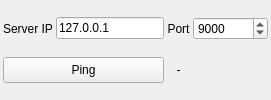
            <widget class="QWidget" name="tabTCP">
             <attribute name="title">
              <string>TCP</string>
             </attribute>
             <layout class="QGridLayout" name="gridLayout" columnstretch="0,1,0,0">
              <property name="leftMargin">
               <number>3</number>
              </property>
              <property name="topMargin">
               <number>3</number>
              </property>
              <property name="rightMargin">
               <number>3</number>
              </property>
              <property name="bottomMargin">
               <number>3</number>
              </property>
              <property name="spacing">
               <number>3</number>
              </property>
              <item row="1" column="3">
               <widget class="QSpinBox" name="sbPort">
                <property name="sizePolicy">
                 <sizepolicy hsizetype="Minimum" vsizetype="Fixed">
                  <horstretch>0</horstretch>
                  <verstretch>0</verstretch>
                 </sizepolicy>
                </property>
                <property name="minimumSize">
                 <size>
                  <width>75</width>
                  <height>20</height>
                 </size>
                </property>
                <property name="toolTip">
                 <string extracomment="Порт сервера">Server port</string>
                </property>
                <property name="styleSheet">
                 <string notr="true"/>
                </property>
                <property name="maximum">
                 <number>99999</number>
                </property>
                <property name="value">
                 <number>9000</number>
                </property>
               </widget>
              </item>
              <item row="1" column="0">
               <widget class="QLabel" name="label">
                <property name="text">
                 <string extracomment="IP сервера">Server IP</string>
                </property>
                <property name="alignment">
                 <set>Qt::AlignCenter</set>
                </property>
               </widget>
              </item>
              <item row="1" column="1">
               <widget class="QLineEdit" name="leIP">
                <property name="sizePolicy">
                 <sizepolicy hsizetype="Preferred" vsizetype="Fixed">
                  <horstretch>0</horstretch>
                  <verstretch>0</verstretch>
                 </sizepolicy>
                </property>
                <property name="maximumSize">
                 <size>
                  <width>16777215</width>
                  <height>16777215</height>
                 </size>
                </property>
                <property name="toolTip">
                 <string extracomment="Адрес сервера">Server IP</string>
                </property>
                <property name="text">
                 <string notr="true">127.0.0.1</string>
                </property>
               </widget>
              </item>
              <item row="1" column="2">
               <widget class="QLabel" name="label_2">
                <property name="text">
                 <string>Port</string>
                </property>
                <property name="alignment">
                 <set>Qt::AlignCenter</set>
                </property>
               </widget>
              </item>
              <item row="2" column="3">
               <widget class="QLabel" name="imSignal">
                <property name="maximumSize">
                 <size>
                  <width>40</width>
                  <height>26</height>
                 </size>
                </property>
                <property name="text">
                 <string/>
                </property>
                <property name="pixmap">
                 <pixmap resource="im.qrc">:/im/signal0.png</pixmap>
                </property>
                <property name="scaledContents">
                 <bool>true</bool>
                </property>
               </widget>
              </item>
              <item row="2" column="2">
               <widget class="QLabel" name="lbPing">
                <property name="text">
                 <string>-</string>
                </property>
                <property name="alignment">
                 <set>Qt::AlignCenter</set>
                </property>
               </widget>
              </item>
              <item row="2" column="0" colspan="2">
               <widget class="QPushButton" name="btPing">
                <property name="sizePolicy">
                 <sizepolicy hsizetype="Minimum" vsizetype="Minimum">
                  <horstretch>0</horstretch>
                  <verstretch>0</verstretch>
                 </sizepolicy>
                </property>
                <property name="styleSheet">
                 <string notr="true">QPushButton:checked {
background-color: green;
}</string>
                </property>
                <property name="text">
                 <string>Ping</string>
                </property>
                <property name="checkable">
                 <bool>true</bool>
                </property>
               </widget>
              </item>
             </layout>
            </widget>
